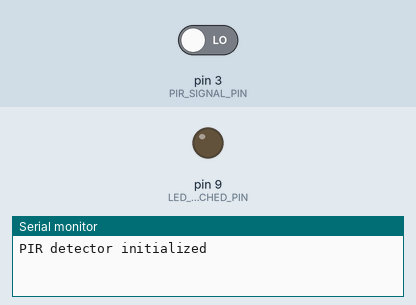
Simulated run of this sketch. Board: Arduino Uno, built with avr-gcc and run on an emulated ATmega328P. Parts: output pins drawn as LEDs (lit = HIGH), the last lines printed to the serial monitor. The inputs (shaded band) are chosen by the test bench; at power-on: pin 3 (PIR_SIGNAL_PIN) LOW.

Above: at 1.2 s.
1.3 s: pin 3 (PIR_SIGNAL_PIN) driven HIGH
At 1.6 s:
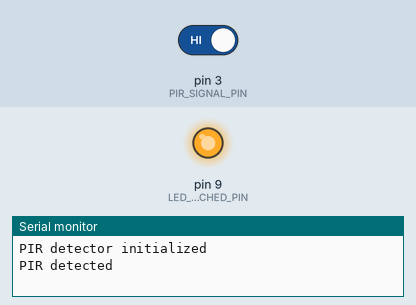
2.8 s: pin 3 (PIR_SIGNAL_PIN) driven LOW
At 3.9 s:
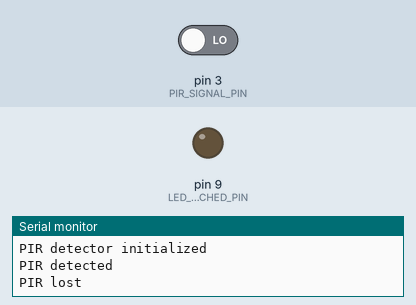
Timing chart, 0 to 5.8 s (numbered marks = the images above; inputs shaded):
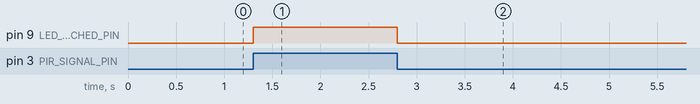

Measured:
- after the input at 1.3 s, pin 9 (LED_ATTACHED_PIN): LOW → HIGH at once
- after the input at 2.8 s, pin 9 (LED_ATTACHED_PIN): HIGH → LOW at once

The sketch:

pir-light.ino
```cpp
#define PIR_SIGNAL_PIN 3
#define LED_ATTACHED_PIN 9

bool g_PirHigh = false;
bool g_PirPrev = false;

void setup() {
   Serial.begin(115200);
   pinMode(PIR_SIGNAL_PIN, INPUT);
   pinMode(LED_ATTACHED_PIN, OUTPUT);
   attachInterrupt(digitalPinToInterrupt(PIR_SIGNAL_PIN), onPirEvent, CHANGE);
   Serial.println("PIR detector initialized");
}

void loop() {
  // put your main code here, to run repeatedly:
  if (g_PirHigh != g_PirPrev) {
    if (g_PirHigh)
        Serial.println("PIR detected");
    else
        Serial.println("PIR lost");
  }

  g_PirPrev = g_PirHigh;
}

void onPirEvent() {

  int pirSig = digitalRead(PIR_SIGNAL_PIN);
  if (pirSig == HIGH) {
    digitalWrite(LED_ATTACHED_PIN, HIGH);
    g_PirHigh = true;
  }
  else {
    digitalWrite(LED_ATTACHED_PIN, LOW);
    g_PirHigh = false;
  }
}
```
